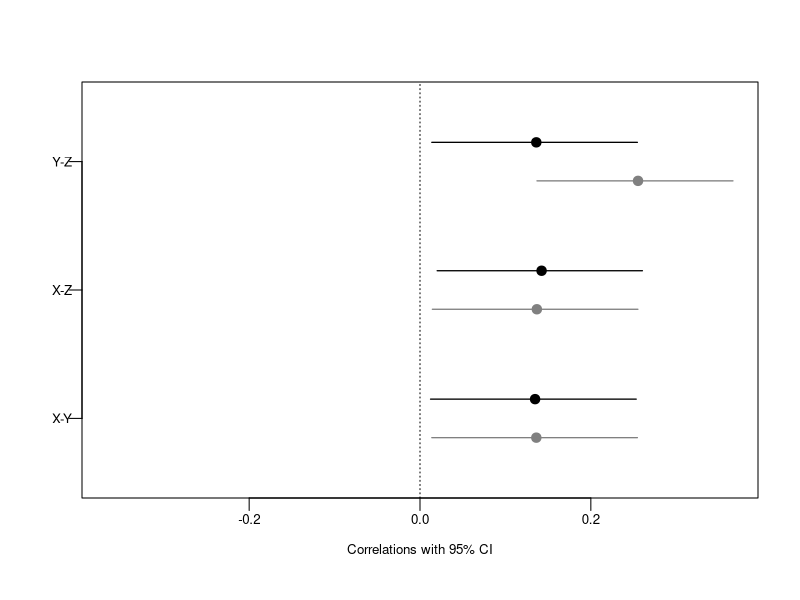

This chart was generated by the following R code:
## ---- chunk 1
knitr::opts_chunk$set(echo = F)

# required package(s)
library(psych)      # mainly for correlation analysis
library(robustbase) # mainly for robust regression

# required functions

# if possible, rather than sourcing often used functions via 'source()', embed 
# them via copy/paste to ensure that the functions are available right away, 
# which is especially helpful when you share your code along with your data  

# returning coefficients in APA style
apa.coef <- function(coef,gt1=T,digits=2,pval=F) { 
  if (gt1==T) {
    coef=format(round(coef,digits=digits),nsmall=digits)
  } else if (gt1==F) {
    coef=sub('0.','.',format(round(coef,digits=digits),nsmall=digits))
  }
  if (pval==T) {
    if (coef=='.000') {
      coef='< .001'
    } else {
      coef=paste('=',coef)
    }
  }
  return(coef)
}

# reporting correlations in APA-style (simple version)
apa.cor <- function(df,method='pearson') { 
  ct=corr.test(df)$ci
  r.ci=sub('0.','.',format(round(ct[1,1:3],digits=2),nsmall=2))
  pval=sub('0.','.',format(round(ct[1,4],digits=3),nsmall=3))
  if (pval=='.000') {
    pval='< .001'
  } else {
    pval=paste('=',pval)
  }
  out=paste0('_r_ = ',r.ci[2],', 95% CI [',r.ci[1],', ',r.ci[3],'], _p_ ',pval)
  return(out)
}

# function for extracting and formatting correlation information for use in manuscript, i.e.,
# effect size classification according to Hemphill (2003) or Cohen (1988) and correlation
# coefficients (Pearson or Spearman) together with their 95% CI 
apa_print.corr.test <- function(df,method="pearson",classify="gignac") {
  ci=corr.test(df,method=method)$ci
  out=NULL
  for (i in 1:nrow(ci)) {
    if (classify == "gignac") {
      if (ci$r[i] < .2) {es="small"} else if (ci$r[i] >= .2 & ci$r[i] <= .3) {es="medium"} else {es="large"}
    } else if (classify == "cohen") {
      if (ci$r[i] < .3) {es="small"} else if (ci$r[i] >= .5 & ci$r[i] <= .5) {es="medium"} else {es="large"}
    }
    r=sub("[0]+", "", format(round(ci$r[i],2),nsmall=2))
    # format p-value
    if (ci$p[i] > .001) {p = paste("_p_ = ",sub("[0]+", "", format(round(ci$p[i],3),nsmall=3)),sep="")} else {p = "_p_ < .001"}
    # format ci
    CI=sub("[0]+", "", format(round(c(ci$lower[i],ci$upper[i]),2),nsmall=2))
    CI=paste("95% CI [",CI[1],", ",CI[2],"]",sep="")
    if (method== "pearson") {
      summary=paste("_r_ = ",r,", ",CI,sep="")
      full.summary=paste("_r_ = ",r,", ",CI,", ",p,sep="")
    } else if (method=="spearman") {
      summary=paste("_r~s~_ = ",r,", ",CI,sep="")
      full.summary=paste("_r~s~_ = ",r,", ",CI,", ",p,sep="")
    }
    out=rbind(out,c(es,summary,full.summary))
  }
  colnames(out)=c("es","rs","rsp")
  rownames(out)=sub("-",".",rownames(ci))
  return(as.data.frame(out))
}

# function for normalizing data 
normalize.gen <- function(data, whichFormula=2, whichMeanSD=1) {
  # normalizes data using one of the formulae:
  #
  # 1 = Van der Waerden (1952): r * / (n + 1)
  # 2 = Blom (1954):           (r - 3/8) / (n + 1/4) (default)
  # 3 = Bliss (1956; Rankit):  (r - 1/2) / n
  # 4 = Tukey (1962):          (r - 1/3) / (n + 1/3)
  #
  # Ties will be treated as average, and the output will be rescaled
  # to have mean = 0 and sd = 1, if you enter 1 for whichMeanSD (default);
  # if you want to keep the mean and sd of the original variable, enter 0.
  
  normalize = function(data,normalize.formula=whichFormula,mean0.sd1=whichMeanSD) {
    r = rank(data, na.last="keep", ties.method = ("average"))
    n = sum(!is.na(r))
    
    if (normalize.formula == 1)
      x = r/(n+1)
    if (normalize.formula == 2)
      x = (r-3/8)/(n+1/4)
    if (normalize.formula == 3)
      x = (r-1/2)/n
    if (normalize.formula == 4)
      x = (r-1/3)/(n+1/3)
    
    if (mean0.sd1 == 1)
      normal = qnorm(x, mean = 0, sd = 1, lower.tail = TRUE, log.p = FALSE)
    else
      normal = qnorm(x, mean = mean(data,na.rm = T), sd = sd(data,na.rm = T), lower.tail = TRUE, log.p = FALSE)
  }
  
  if (class(data)=="numeric") { 
    normal=normalize(data,whichFormula,whichMeanSD)
  } else {
    normal=NULL
    for (i in 1:dim(data)[2]) {
      normal=cbind(normal,normalize(data[,i],whichFormula,whichMeanSD))
    }
    colnames(normal)=names(data)
  }
  
  return(as.data.frame(normal))
  
}

# function for applying shapiro.test to all cols of a df
sw <- function(df) { 
  out=NULL
  for (i in 1:ncol(df)) {
    out=c(out,shapiro.test(df[,i])$p.value)
  }
  return(out)
}

## ---- chunk 2
# set seed for reproducible results
set.seed(1)

# simulate data
n = 256
X = rnorm(n)
Y = .2*X + rnorm(n)
Z = .2*X + .2*Y + rnorm(n)

outliers=sort(sample(1:256,4,replace=F))
Y[outliers]=runif(4,3.75,4.25)
Z[outliers]=runif(4,3.75,4.25)

df=data.frame(X,Y,Z)

# get descriptives
descriptives=describe(df)[,c(3:5,13,8:9,11:12)] # drop some unnecessary output and rearrange cols

# add results from shapiro.tests
descriptives$shapiro.p=sw(df)

# add (arbitrary) alphas
descriptives$alpha=c(.82,.76,.79)

# determine whether and which variables deviate from univariate normality and enclose the into $$ for LaTeX output
which.normal=paste('$',rownames(descriptives)[which(descriptives$shapiro.p >.2)],'$',sep='')
which.nonnormal=paste('$',rownames(descriptives)[which(descriptives$shapiro.p <.2)],'$',sep='')

# determine whether there are one or two normally, or non-normally, resp., distributed variables 
report.normal=report.nonnormal='variable'
if (length(which.normal) > 1) {
  which.normal=paste(which.normal,collapse=" and ")
  report.normal='variables'
}
if (length(which.nonnormal) > 1) {
  which.nonnormal=paste(which.nonnormal,collapse=" and ")
  report.nonnormal='variables'
}

# assess multivariate normality

mardia.df=mardia(df,plot=F)
# generate text elements to report test results
if (mardia.df$p.skew > .2 | mardia.df$p.kurt > .2) {
  report.mardia = 'no'
} else {
  report.mardia = 'a'
}

# determine whether standard of robust tests are to be performed
if (any(descriptives$shapiro.p < .2) | mardia.df$p.skew < .2 | mardia.df$p.kurt < .2 ) {
  distribution = 'non-normal'
  correlation='Spearman'
  alternative='Pearson'
  cap.1='Correlations of the variables of interest with their 95% confidence intervals. Spearman correlations printed in black, Pearson correlations printed in grey.' 
} else {
  distribution = 'normal'
  correlation='Pearson'
  alternative='Spearman'
  cap.1='Correlations of the variables of interest with their 95% confidence intervals. Pearson correlations printed in black, Spearman correlations printed in grey.'
}

ct1=corr.test(df,method=tolower(correlation))
ct2=corr.test(df,method=tolower(alternative))



## ---- chunk 3
x.max=abs(max(rbind(ct1$ci[,c(1,3)],ct2$ci[,c(1,3)])))
par(mgp=c(2,.5,0),cex.axis=.8,cex.lab=.8,tck=-.03)
plot(c(-x.max,x.max),c(1,3),type='n',ylim=c(.5,3.5),xlab='Correlations with 95% CI',ylab='',yaxt='n')
axis(2,at=1:3,rownames(ct1$ci),las=1)
abline(v=0,lty=3)
matlines(t(ct1$ci[,c(1,3)]),t(matrix(rep(1:3+.15,2),ncol=2)),lty=1,lwd=1.25,col=1)
points(ct1$ci[,2],1:3+.15,pch=19,cex=1.25)
matlines(t(ct2$ci[,c(1,3)]),t(matrix(rep(1:3-.15,2),ncol=2)),lty=1,lwd=1.25,col=grey(.5))
points(ct2$ci[,2],1:3-.15,pch=19,cex=1.25,col=grey(.5))
